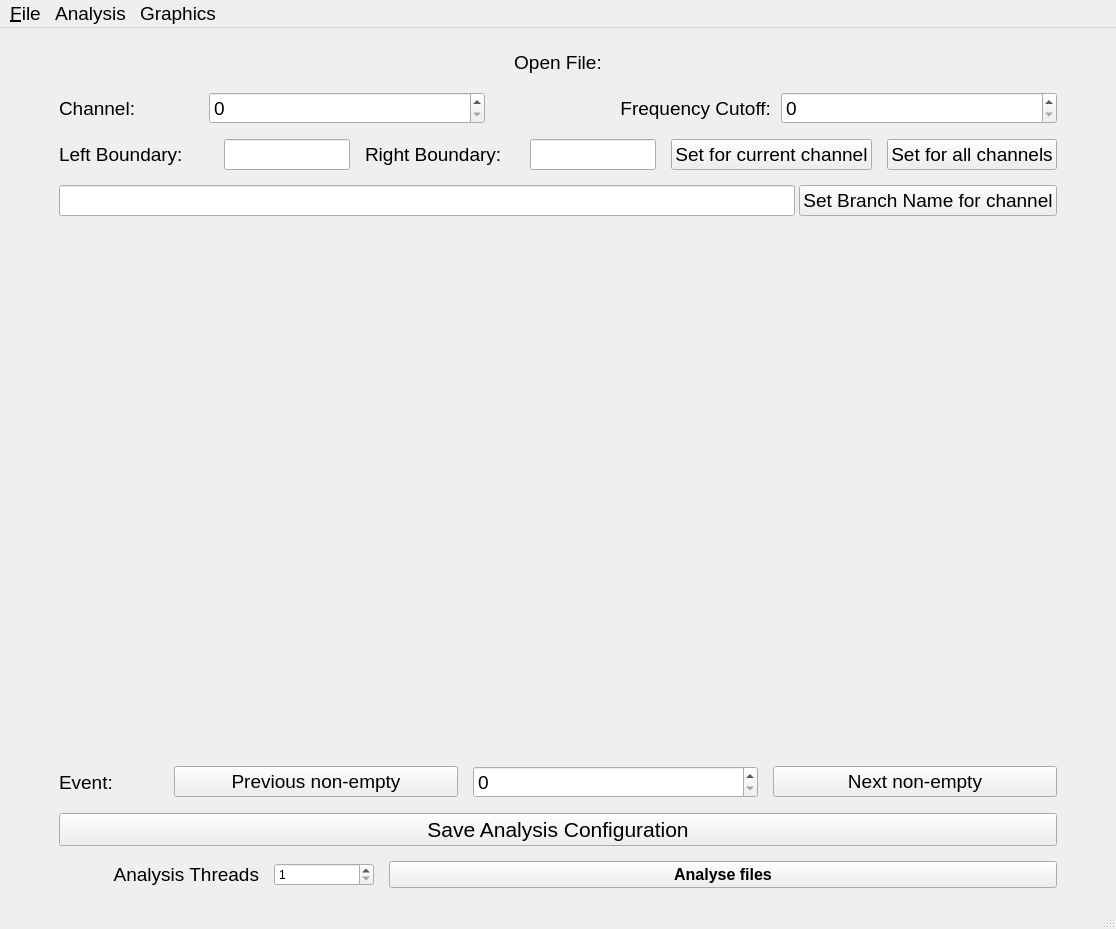
<?xml version="1.0" encoding="UTF-8"?>
<ui version="4.0">
 <class>MainWindow</class>
 <widget class="QMainWindow" name="MainWindow">
  <property name="geometry">
   <rect>
    <x>0</x>
    <y>0</y>
    <width>1116</width>
    <height>929</height>
   </rect>
  </property>
  <property name="windowTitle">
   <string>MainWindow</string>
  </property>
  <widget class="QWidget" name="centralwidget">
   <layout class="QHBoxLayout" name="horizontalLayout_2">
    <item>
     <layout class="QVBoxLayout" name="verticalLayout_3">
      <property name="spacing">
       <number>15</number>
      </property>
      <property name="leftMargin">
       <number>50</number>
      </property>
      <property name="topMargin">
       <number>10</number>
      </property>
      <property name="rightMargin">
       <number>50</number>
      </property>
      <property name="bottomMargin">
       <number>10</number>
      </property>
      <item>
       <widget class="QLabel" name="FileNameLabel">
        <property name="maximumSize">
         <size>
          <width>16777215</width>
          <height>30</height>
         </size>
        </property>
        <property name="font">
         <font>
          <pointsize>14</pointsize>
         </font>
        </property>
        <property name="text">
         <string>Open File:</string>
        </property>
        <property name="alignment">
         <set>Qt::AlignmentFlag::AlignCenter</set>
        </property>
       </widget>
      </item>
      <item>
       <layout class="QHBoxLayout" name="ChannelLayout">
        <property name="spacing">
         <number>10</number>
        </property>
        <property name="sizeConstraint">
         <enum>QLayout::SizeConstraint::SetDefaultConstraint</enum>
        </property>
        <item>
         <widget class="QLabel" name="ChannelLabel">
          <property name="maximumSize">
           <size>
            <width>140</width>
            <height>16777215</height>
           </size>
          </property>
          <property name="font">
           <font>
            <pointsize>14</pointsize>
           </font>
          </property>
          <property name="text">
           <string>Channel: </string>
          </property>
         </widget>
        </item>
        <item>
         <widget class="QSpinBox" name="channelSpinBox">
          <property name="font">
           <font>
            <pointsize>14</pointsize>
           </font>
          </property>
          <property name="maximum">
           <number>127</number>
          </property>
         </widget>
        </item>
        <item>
         <widget class="QLabel" name="FrequencyLabel">
          <property name="font">
           <font>
            <pointsize>14</pointsize>
           </font>
          </property>
          <property name="layoutDirection">
           <enum>Qt::LayoutDirection::LeftToRight</enum>
          </property>
          <property name="text">
           <string>Frequency Cutoff:</string>
          </property>
          <property name="alignment">
           <set>Qt::AlignmentFlag::AlignRight|Qt::AlignmentFlag::AlignTrailing|Qt::AlignmentFlag::AlignVCenter</set>
          </property>
         </widget>
        </item>
        <item>
         <widget class="QSpinBox" name="FrequencySpinBox">
          <property name="font">
           <font>
            <pointsize>14</pointsize>
           </font>
          </property>
          <property name="maximum">
           <number>2048</number>
          </property>
         </widget>
        </item>
       </layout>
      </item>
      <item>
       <layout class="QHBoxLayout" name="BoundaryLayout">
        <property name="sizeConstraint">
         <enum>QLayout::SizeConstraint::SetDefaultConstraint</enum>
        </property>
        <item>
         <widget class="QLabel" name="LeftBoundaryLabel">
          <property name="minimumSize">
           <size>
            <width>150</width>
            <height>0</height>
           </size>
          </property>
          <property name="palette">
           <palette>
            <active>
             <colorrole role="Text">
              <brush brushstyle="SolidPattern">
               <color alpha="255">
                <red>0</red>
                <green>0</green>
                <blue>0</blue>
               </color>
              </brush>
             </colorrole>
             <colorrole role="ButtonText">
              <brush brushstyle="SolidPattern">
               <color alpha="255">
                <red>0</red>
                <green>0</green>
                <blue>0</blue>
               </color>
              </brush>
             </colorrole>
             <colorrole role="ToolTipText">
              <brush brushstyle="SolidPattern">
               <color alpha="255">
                <red>0</red>
                <green>0</green>
                <blue>0</blue>
               </color>
              </brush>
             </colorrole>
            </active>
            <inactive>
             <colorrole role="Text">
              <brush brushstyle="SolidPattern">
               <color alpha="255">
                <red>0</red>
                <green>0</green>
                <blue>0</blue>
               </color>
              </brush>
             </colorrole>
             <colorrole role="ButtonText">
              <brush brushstyle="SolidPattern">
               <color alpha="255">
                <red>0</red>
                <green>0</green>
                <blue>0</blue>
               </color>
              </brush>
             </colorrole>
             <colorrole role="ToolTipText">
              <brush brushstyle="SolidPattern">
               <color alpha="255">
                <red>0</red>
                <green>0</green>
                <blue>0</blue>
               </color>
              </brush>
             </colorrole>
            </inactive>
            <disabled>
             <colorrole role="ToolTipText">
              <brush brushstyle="SolidPattern">
               <color alpha="255">
                <red>0</red>
                <green>0</green>
                <blue>0</blue>
               </color>
              </brush>
             </colorrole>
            </disabled>
           </palette>
          </property>
          <property name="font">
           <font>
            <pointsize>14</pointsize>
           </font>
          </property>
          <property name="toolTip">
           <string notr="true">Can also press &quot;A&quot; to change value to mouse position on graph (click on graph once beforehand to connect)</string>
          </property>
          <property name="statusTip">
           <string notr="true"/>
          </property>
          <property name="whatsThis">
           <string/>
          </property>
          <property name="text">
           <string>Left Boundary:</string>
          </property>
          <property name="scaledContents">
           <bool>false</bool>
          </property>
         </widget>
        </item>
        <item>
         <widget class="QLineEdit" name="LeftBoundaryEdit">
          <property name="font">
           <font>
            <pointsize>14</pointsize>
           </font>
          </property>
          <property name="toolTip">
           <string>Can also press &quot;A&quot; to change value to mouse position on graph (click on graph once beforehand to connect)</string>
          </property>
         </widget>
        </item>
        <item>
         <widget class="QLabel" name="RightBoundaryLabel">
          <property name="minimumSize">
           <size>
            <width>150</width>
            <height>0</height>
           </size>
          </property>
          <property name="font">
           <font>
            <pointsize>14</pointsize>
           </font>
          </property>
          <property name="toolTip">
           <string>Can also press &quot;D&quot; to change value to mouse position on graph (click on graph once beforehand to connect)</string>
          </property>
          <property name="text">
           <string>Right Boundary:</string>
          </property>
         </widget>
        </item>
        <item>
         <widget class="QLineEdit" name="RightBoundaryEdit">
          <property name="font">
           <font>
            <pointsize>14</pointsize>
           </font>
          </property>
          <property name="toolTip">
           <string>Can also press &quot;D&quot; to change boundary to mouse position on graph (click on graph once beforehand to connect)</string>
          </property>
         </widget>
        </item>
        <item>
         <widget class="QPushButton" name="SetChannelBoundaries">
          <property name="font">
           <font>
            <pointsize>14</pointsize>
           </font>
          </property>
          <property name="toolTip">
           <string>Also sets analysis options (from Menu Bar)</string>
          </property>
          <property name="text">
           <string>Set for current channel</string>
          </property>
         </widget>
        </item>
        <item>
         <widget class="QPushButton" name="SetAllChannelsBoundaries">
          <property name="font">
           <font>
            <pointsize>14</pointsize>
           </font>
          </property>
          <property name="toolTip">
           <string>Also sets analysis options (from Menu Bar)</string>
          </property>
          <property name="text">
           <string>Set for all channels</string>
          </property>
         </widget>
        </item>
       </layout>
      </item>
      <item>
       <layout class="QHBoxLayout" name="BranchNameLayout">
        <property name="spacing">
         <number>4</number>
        </property>
        <property name="sizeConstraint">
         <enum>QLayout::SizeConstraint::SetDefaultConstraint</enum>
        </property>
        <item>
         <widget class="QLineEdit" name="BranchName">
          <property name="font">
           <font>
            <pointsize>14</pointsize>
           </font>
          </property>
         </widget>
        </item>
        <item>
         <widget class="QPushButton" name="setBranchName">
          <property name="font">
           <font>
            <pointsize>14</pointsize>
           </font>
          </property>
          <property name="text">
           <string>Set Branch Name for channel</string>
          </property>
         </widget>
        </item>
       </layout>
      </item>
      <item>
       <widget class="QLabel" name="coordinateLabel">
        <property name="sizePolicy">
         <sizepolicy hsizetype="Minimum" vsizetype="Minimum">
          <horstretch>0</horstretch>
          <verstretch>0</verstretch>
         </sizepolicy>
        </property>
        <property name="maximumSize">
         <size>
          <width>60000</width>
          <height>30</height>
         </size>
        </property>
        <property name="font">
         <font>
          <pointsize>15</pointsize>
         </font>
        </property>
        <property name="text">
         <string/>
        </property>
        <property name="alignment">
         <set>Qt::AlignmentFlag::AlignCenter</set>
        </property>
       </widget>
      </item>
      <item>
       <widget class="QCustomPlot" name="customPlot" native="true">
        <layout class="QHBoxLayout" name="horizontalLayout">
         <property name="leftMargin">
          <number>10</number>
         </property>
        </layout>
       </widget>
      </item>
      <item>
       <layout class="QHBoxLayout" name="EventLayout">
        <property name="sizeConstraint">
         <enum>QLayout::SizeConstraint::SetDefaultConstraint</enum>
        </property>
        <item>
         <widget class="QLabel" name="EventLabel">
          <property name="maximumSize">
           <size>
            <width>100</width>
            <height>16777215</height>
           </size>
          </property>
          <property name="font">
           <font>
            <pointsize>14</pointsize>
           </font>
          </property>
          <property name="text">
           <string>Event:</string>
          </property>
         </widget>
        </item>
        <item>
         <widget class="QPushButton" name="PreviousEventButton">
          <property name="font">
           <font>
            <pointsize>14</pointsize>
           </font>
          </property>
          <property name="text">
           <string>Previous non-empty</string>
          </property>
         </widget>
        </item>
        <item>
         <widget class="QSpinBox" name="eventSpinBox">
          <property name="font">
           <font>
            <pointsize>14</pointsize>
           </font>
          </property>
          <property name="minimum">
           <number>0</number>
          </property>
          <property name="maximum">
           <number>999999999</number>
          </property>
         </widget>
        </item>
        <item>
         <widget class="QPushButton" name="NextEventButton">
          <property name="font">
           <font>
            <pointsize>14</pointsize>
           </font>
          </property>
          <property name="text">
           <string>Next non-empty</string>
          </property>
         </widget>
        </item>
       </layout>
      </item>
      <item>
       <widget class="QPushButton" name="SaveConfigButton">
        <property name="font">
         <font>
          <pointsize>16</pointsize>
         </font>
        </property>
        <property name="text">
         <string>Save Analysis Configuration</string>
        </property>
       </widget>
      </item>
      <item>
       <layout class="QHBoxLayout" name="horizontalLayout_3">
        <item>
         <widget class="QLabel" name="ThreadsLabel">
          <property name="maximumSize">
           <size>
            <width>200</width>
            <height>16777215</height>
           </size>
          </property>
          <property name="font">
           <font>
            <pointsize>14</pointsize>
           </font>
          </property>
          <property name="text">
           <string>Analysis Threads</string>
          </property>
          <property name="alignment">
           <set>Qt::AlignmentFlag::AlignRight|Qt::AlignmentFlag::AlignTrailing|Qt::AlignmentFlag::AlignVCenter</set>
          </property>
         </widget>
        </item>
        <item>
         <widget class="QSpinBox" name="ThreadsSpinBox">
          <property name="maximumSize">
           <size>
            <width>100</width>
            <height>16777215</height>
           </size>
          </property>
          <property name="minimum">
           <number>1</number>
          </property>
         </widget>
        </item>
        <item>
         <widget class="QPushButton" name="SetFileAnalysisButton">
          <property name="font">
           <font>
            <pointsize>12</pointsize>
            <bold>true</bold>
           </font>
          </property>
          <property name="text">
           <string>Analyse files</string>
          </property>
         </widget>
        </item>
       </layout>
      </item>
     </layout>
    </item>
   </layout>
  </widget>
  <widget class="QMenuBar" name="menubar">
   <property name="geometry">
    <rect>
     <x>0</x>
     <y>0</y>
     <width>1116</width>
     <height>28</height>
    </rect>
   </property>
   <property name="font">
    <font>
     <pointsize>14</pointsize>
    </font>
   </property>
   <widget class="QMenu" name="menu_File">
    <property name="font">
     <font>
      <pointsize>14</pointsize>
     </font>
    </property>
    <property name="title">
     <string>&amp;File</string>
    </property>
    <widget class="QMenu" name="menu_Save_Graph">
     <property name="title">
      <string>&amp;Save Graph</string>
     </property>
     <addaction name="actionSavePdf"/>
     <addaction name="actionSavePng"/>
     <addaction name="actionSaveJpeg"/>
    </widget>
    <addaction name="action_Open"/>
    <addaction name="action_Open_Config"/>
    <addaction name="menu_Save_Graph"/>
   </widget>
   <widget class="QMenu" name="menu_Analysis_Options">
    <property name="title">
     <string>Analysis</string>
    </property>
    <addaction name="action_Use_Spline"/>
    <addaction name="action_Use_Smart_Boarders"/>
    <addaction name="action_Signal_is_Negative"/>
    <addaction name="action_Use_Fourier_Filtering"/>
   </widget>
   <widget class="QMenu" name="menuGraphics">
    <property name="title">
     <string>Graphics</string>
    </property>
    <addaction name="action_Show_Fourier_Transform"/>
    <addaction name="action_Show_Filtered"/>
   </widget>
   <addaction name="menu_File"/>
   <addaction name="menu_Analysis_Options"/>
   <addaction name="menuGraphics"/>
  </widget>
  <widget class="QStatusBar" name="statusbar"/>
  <action name="action_Open">
   <property name="text">
    <string>&amp;Open Binary</string>
   </property>
   <property name="iconText">
    <string>Open Binary</string>
   </property>
   <property name="toolTip">
    <string>Open Binary</string>
   </property>
   <property name="font">
    <font>
     <pointsize>12</pointsize>
    </font>
   </property>
  </action>
  <action name="actionUse_Spline">
   <property name="text">
    <string>Use Spline</string>
   </property>
  </action>
  <action name="action_Use_Spline">
   <property name="checkable">
    <bool>true</bool>
   </property>
   <property name="checked">
    <bool>true</bool>
   </property>
   <property name="text">
    <string>&amp;Use Spline</string>
   </property>
   <property name="font">
    <font>
     <pointsize>12</pointsize>
    </font>
   </property>
  </action>
  <action name="action_Use_Smart_Boarders">
   <property name="checkable">
    <bool>true</bool>
   </property>
   <property name="checked">
    <bool>true</bool>
   </property>
   <property name="text">
    <string>Use Smart Boarders</string>
   </property>
   <property name="font">
    <font>
     <pointsize>12</pointsize>
    </font>
   </property>
  </action>
  <action name="actionSignal_is_Negative">
   <property name="checkable">
    <bool>true</bool>
   </property>
   <property name="checked">
    <bool>true</bool>
   </property>
   <property name="text">
    <string>Signal is Neagtive</string>
   </property>
  </action>
  <action name="action_Signal_is_Negative">
   <property name="checkable">
    <bool>true</bool>
   </property>
   <property name="checked">
    <bool>true</bool>
   </property>
   <property name="text">
    <string>&amp;Signal is Negative</string>
   </property>
   <property name="font">
    <font>
     <pointsize>12</pointsize>
    </font>
   </property>
  </action>
  <action name="action_Open_Config">
   <property name="text">
    <string>&amp;Open Config</string>
   </property>
   <property name="font">
    <font>
     <pointsize>12</pointsize>
    </font>
   </property>
  </action>
  <action name="action_Show_Fourier_Transform">
   <property name="checkable">
    <bool>true</bool>
   </property>
   <property name="text">
    <string>&amp;Show Fourier Transform</string>
   </property>
  </action>
  <action name="action_Show_Filtered">
   <property name="checkable">
    <bool>true</bool>
   </property>
   <property name="text">
    <string>&amp;Show Filtered</string>
   </property>
  </action>
  <action name="actionSavePdf">
   <property name="text">
    <string>PDF</string>
   </property>
  </action>
  <action name="actionSavePng">
   <property name="text">
    <string>PNG</string>
   </property>
  </action>
  <action name="actionSaveJpeg">
   <property name="text">
    <string>JPEG</string>
   </property>
  </action>
  <action name="action_Use_Fourier_Filtering">
   <property name="checkable">
    <bool>true</bool>
   </property>
   <property name="text">
    <string>&amp;Use Fourier Filtering</string>
   </property>
   <property name="font">
    <font>
     <pointsize>12</pointsize>
    </font>
   </property>
  </action>
 </widget>
 <customwidgets>
  <customwidget>
   <class>QCustomPlot</class>
   <extends>QWidget</extends>
   <header location="global">qcustomplot.h</header>
   <container>1</container>
  </customwidget>
 </customwidgets>
 <resources/>
 <connections/>
</ui>
